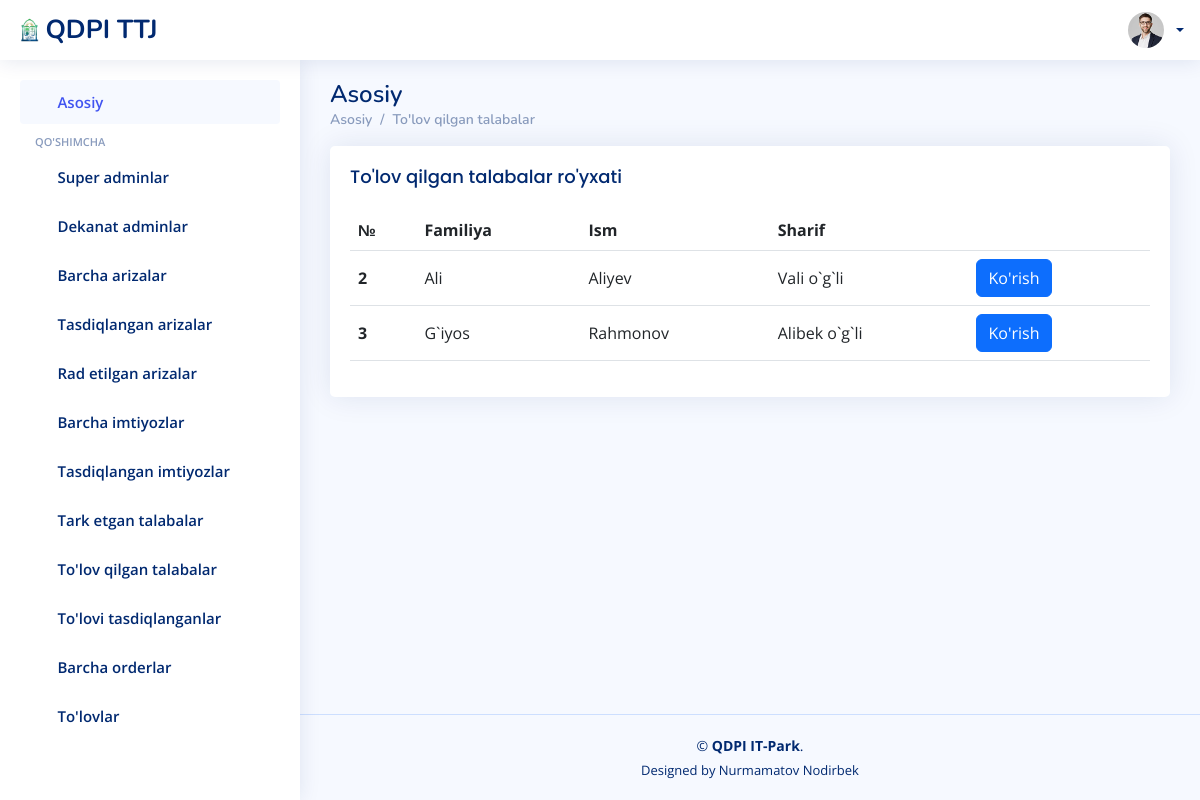
/ariza/barcha_tolovlar/, run on an earlier commit of the app's database.
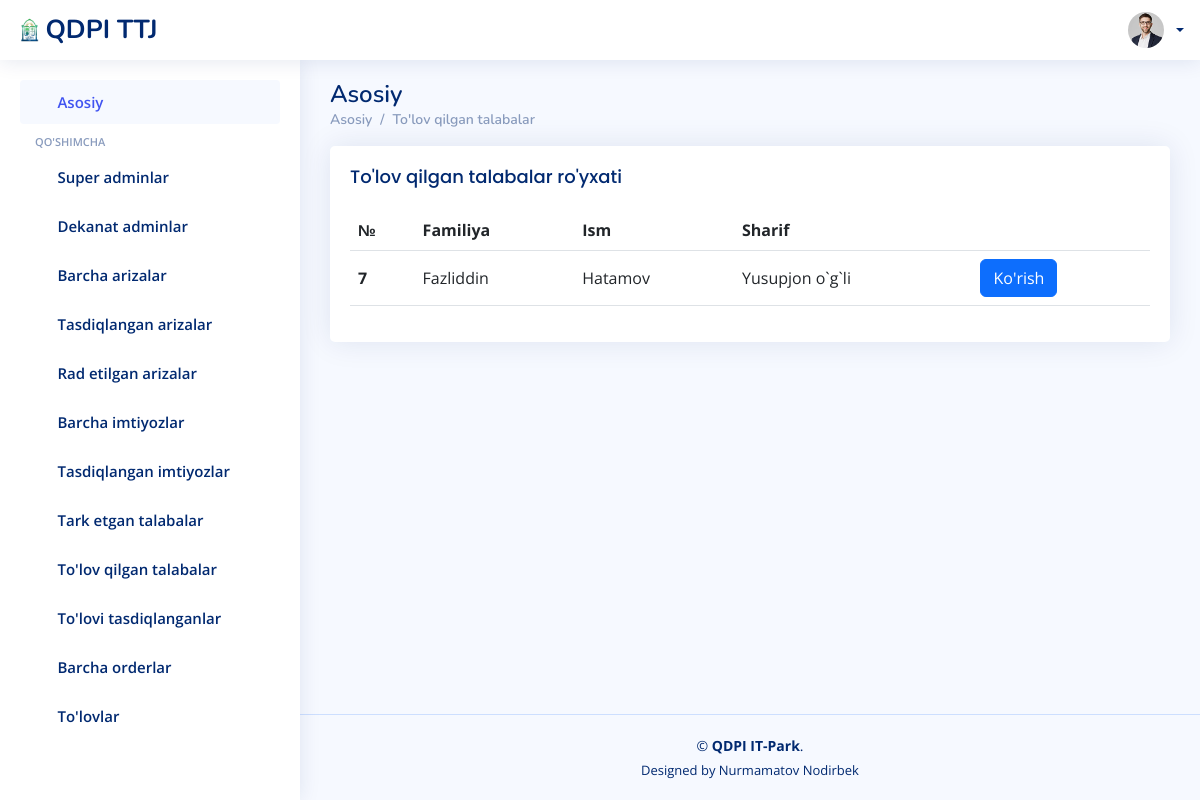
And on a later commit of the database.
### ariza/models.py (models this page shows)
class Tolov(models.Model):
    talaba_id = models.CharField(max_length=100)
    first_name = models.CharField(max_length=100)
    last_name = models.CharField(max_length=100)
    sharif = models.CharField(max_length=100)
    narhi = models.CharField(max_length=100)
    kivtansiya = models.FileField(upload_to='kivtansiya/')
    tasdiqlash = models.CharField(max_length=100, blank=True)
    sana = models.DateTimeField(auto_now_add=True)

### ariza/views.py (the view)
# urls.py: path('barcha_tolovlar/', barcha_tolovlar, name='barcha_tolovlar'),
@csrf_exempt
def barcha_tolovlar(request):
    talabalar = User.objects.filter(lavozim='talaba')
    tolovlar = Tolov.objects.filter(tasdiqlash='')
    arizalar = Ariza.objects.all()
    contex = {
        'tolovlar': tolovlar,
        'talabalar':talabalar,
        'arizalar':arizalar,
    }
    return render(request, 'superadmin/barcha_tolovlar.html', contex)

### templates/superadmin/barcha_tolovlar.html (shortened to what the changed rows need)
{% load static %}
<!DOCTYPE html>
<html lang="en">
<head>
  <link href="{% static '/assets/vendor/bootstrap/css/bootstrap.min.css' %}" rel="stylesheet">
  <link href="{% static '/assets/vendor/bootstrap-icons/bootstrap-icons.css' %}" rel="stylesheet">
  <link href="{% static '/assets/vendor/simple-datatables/style.css' %}" rel="stylesheet">
  <link href="{% static '/assets/css/style.css' %}" rel="stylesheet">
</head>
<body>
  <main id="main" class="main">
        <div class="pagetitle">
            <h1>Asosiy</h1>
        </div>
        <section class="section dashboard">
            <div class="row">
                <div class="col-lg-12">
                    <div class="card">
                        <div class="card-body">
                            <table class="table datatable">
                                <thead>
                                    <tr>
                                        <th scope="col">№</th>
                                        <th scope="col">Familiya</th>
                                        <th scope="col">Ism</th>
                                        <th scope="col">Sharif</th>
                                        <th></th>
                                    </tr>
                                </thead>
                                    <tbody>
                                      {% for t in tolovlar %}
                                        <tr>
                                          <th scope="row">{{t.id}}</th>
                                          <td>{{t.first_name}}</td>
                                          <td>{{t.last_name}}</td>
                                          <td>{{t.sharif}}</td>
                                          <td><a class="btn btn-primary" href="{% url 'talaba_tolov_malumotlar' t.id %}">Ko'rish</a></td>
                                        </tr>
                                        {% endfor %}
                                    </tbody>
                            </table>
                        </div>
                    </div>
                </div>
            </div>
        </section>
    </main>
</body>
</html>

What changed in the data, as far as the page shows it:
no longer on this page (row edited): Tolov: id "2", first_name "Ali", last_name "Aliyev", sharif "Vali o`g`li"
no longer on this page (row edited): Tolov: id "3", first_name "G`iyos", last_name "Rahmonov", sharif "Alibek o`g`li"
added Tolov: id "7", first_name "Fazliddin", last_name "Hatamov", sharif "Yusupjon o`g`li"
